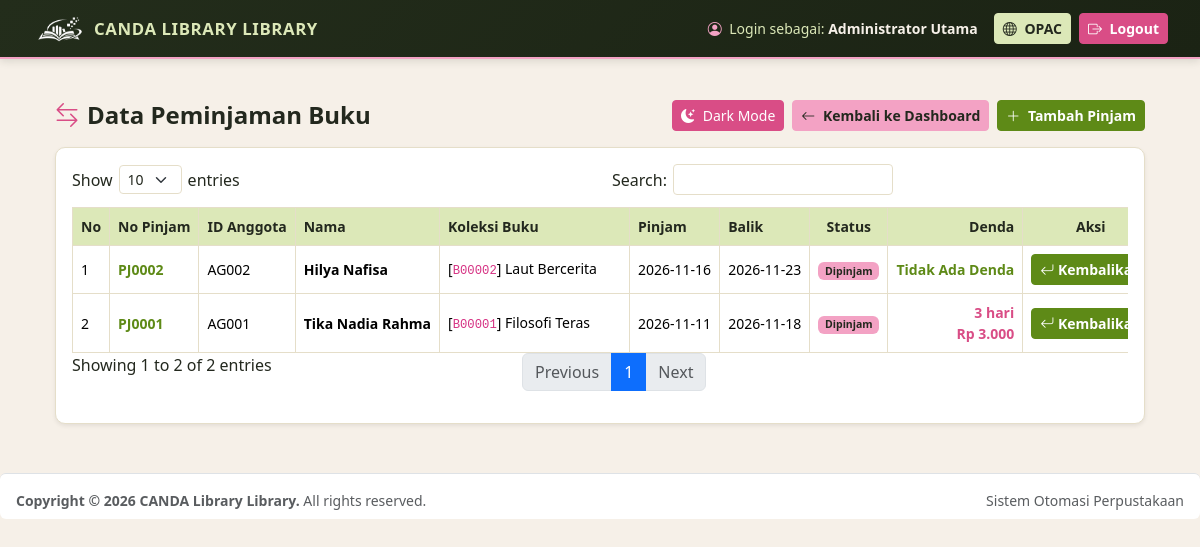
The page /sirkulasi/tampil.php (signed in) on the database its author committed.
### tables this page shows
CREATE TABLE IF NOT EXISTS pengaturan_denda (
    id_denda INT AUTO_INCREMENT PRIMARY KEY,
    nominal_denda INT NOT NULL DEFAULT 1000,
    lama_pinjam_default INT NOT NULL DEFAULT 7,
    nama_perpustakaan VARCHAR(150) DEFAULT 'CANDA Library Library - Sistem Otomasi Perpustakaan',
    updated_at TIMESTAMP DEFAULT CURRENT_TIMESTAMP ON UPDATE CURRENT_TIMESTAMP
);

CREATE TABLE IF NOT EXISTS sirkulasi (
    id_transaksi INT AUTO_INCREMENT PRIMARY KEY,
    no_pinjam VARCHAR(20) NOT NULL UNIQUE,
    id_anggota INT NOT NULL,
    id_buku INT NOT NULL,
    tgl_pinjam DATE NOT NULL,
    tgl_jatuh_tempo DATE NOT NULL,
    tgl_kembali DATE NULL,
    status ENUM('Dipinjam', 'Dikembalikan') DEFAULT 'Dipinjam',
    denda INT DEFAULT 0,
    petugas_id INT NULL,
    FOREIGN KEY (id_anggota) REFERENCES anggota(id_anggota) ON DELETE CASCADE,
    FOREIGN KEY (id_buku) REFERENCES buku(id_buku) ON DELETE CASCADE
);

CREATE TABLE IF NOT EXISTS anggota (
    id_anggota INT AUTO_INCREMENT PRIMARY KEY,
    kode_anggota VARCHAR(20) NOT NULL UNIQUE,
    username_anggota VARCHAR(50) NOT NULL UNIQUE,
    password_anggota VARCHAR(255) NOT NULL,
    nama_anggota VARCHAR(100) NOT NULL,
    jenis_kelamin ENUM('Laki-laki', 'Perempuan') NOT NULL,
    tempat_lahir VARCHAR(50) DEFAULT 'Semarang',
    tanggal_lahir DATE DEFAULT '2004-01-01',
    no_telp VARCHAR(20) NOT NULL,
    email VARCHAR(100) DEFAULT '-',
    alamat TEXT NOT NULL,
    foto VARCHAR(255) DEFAULT '',
    tgl_bergabung DATE DEFAULT (CURRENT_DATE),
    status_aktif ENUM('Aktif', 'Nonaktif') DEFAULT 'Aktif'
);

CREATE TABLE IF NOT EXISTS buku (
    id_buku INT AUTO_INCREMENT PRIMARY KEY,
    nomor_induk VARCHAR(30) NOT NULL UNIQUE,
    nomor_barcode VARCHAR(30) NOT NULL UNIQUE,
    isbn VARCHAR(30) DEFAULT '-',
    nomor_kelas VARCHAR(30) NOT NULL,
    no_panggil VARCHAR(50) NOT NULL,
    judul VARCHAR(200) NOT NULL,
    pengarang VARCHAR(150) NOT NULL,
    penerbit VARCHAR(100) NOT NULL,
    tempat_terbit VARCHAR(100) DEFAULT 'Jakarta',
    tahun_terbit YEAR NOT NULL,
    bahasa VARCHAR(50) DEFAULT 'Indonesia',
    jumlah_halaman VARCHAR(50) DEFAULT '200 hlm.',
    sinopsis TEXT,
    id_kategori INT,
    id_rak INT,
    stok INT NOT NULL DEFAULT 1,
    sampul VARCHAR(255) DEFAULT '',
    lampiran_pdf VARCHAR(255) DEFAULT '',
    tanggal_masuk TIMESTAMP DEFAULT CURRENT_TIMESTAMP,
    FOREIGN KEY (id_kategori) REFERENCES kategori(id_kategori) ON DELETE SET NULL,
    FOREIGN KEY (id_rak) REFERENCES rak(id_rak) ON DELETE SET NULL
);

### config/koneksi.php (called while the page is built, shortened)
<?php
$host = "sqlXXX.infinityfree.com";
$user = "if0_43497672";
$pass = "PASSWORD_MYSQL_KAMU";
$db   = "if0_43497672_db_candalibrary";
$conn = mysqli_connect($host, $user, $pass, $db);
mysqli_query($conn, "CREATE TABLE IF NOT EXISTS pengaturan_denda (
    id INT AUTO_INCREMENT PRIMARY KEY,
    nominal_denda INT DEFAULT 1000,
    lama_pinjam_default INT DEFAULT 7,
    nama_perpustakaan VARCHAR(100) DEFAULT 'CANDA Library'
)");
$q_set = mysqli_query($conn, "SELECT * FROM pengaturan_denda LIMIT 1");
$pengaturan = mysqli_fetch_assoc($q_set);
if (!function_exists('format_rupiah')) {
    function format_rupiah($angka) {
        return "Rp " . number_format((float)$angka, 0, ',', '.');
    }
}
if (!function_exists('hitung_denda_otomatis')) {
    function hitung_denda_otomatis($tgl_jatuh_tempo, $tgl_kembali, $nominal_denda_per_hari = 1000) {
        $jatuh_tempo = strtotime($tgl_jatuh_tempo);
        $kembali     = strtotime($tgl_kembali);
        if ($kembali > $jatuh_tempo) {
            $selisih_detik = $kembali - $jatuh_tempo;
            $terlambat     = floor($selisih_detik / (60 * 60 * 24));
            $denda         = $terlambat * (int)$nominal_denda_per_hari;
            return array(
                'hari'      => $terlambat,
                'terlambat' => $terlambat,
                'denda'     => $denda
            );
        }
        return array(
            'hari'      => 0,
            'terlambat' => 0,
            'denda'     => 0
        );
    }
}
?>

### sirkulasi/tampil.php (the view, shortened to what this page needs)
<?php
require_once '../config/koneksi.php';
$sql = "SELECT s.*, a.kode_anggota, a.nama_anggota, b.nomor_barcode, b.judul
        FROM sirkulasi s
        JOIN anggota a ON s.id_anggota = a.id_anggota
        JOIN buku b ON s.id_buku = b.id_buku
        WHERE s.status = 'Dipinjam'
        ORDER BY s.id_transaksi DESC";
$q = mysqli_query($conn, $sql);
require_once '../includes/header.php';
?>
<div class="sirkulasi-wrapper">
    <div class="d-flex flex-wrap justify-content-between align-items-center gap-2 mb-3">
        <h4 class="fw-bold mb-0">
            <i class="bi bi-arrow-left-right me-2" style="color: var(--raspberry);"></i>Data Peminjaman Buku
        </h4>
        <div class="d-flex flex-wrap gap-2">
            <button type="button" id="toggleModeSirkulasi" class="btn btn-sm btn-raspberry">
                <i class="bi bi-moon-stars-fill me-1" id="iconModeSirkulasi"></i>
                <span id="labelModeSirkulasi">Dark Mode</span>
            </button>
            <a href="../admin/dashboard.php" class="btn btn-bubblegum btn-sm">
                <i class="bi bi-arrow-left me-1"></i> Kembali ke Dashboard
            </a>
            <a href="pinjam.php" class="btn btn-grass btn-sm fw-bold">
                <i class="bi bi-plus-lg me-1"></i> Tambah Pinjam
            </a>
        </div>
    </div>
    <div class="card sirkulasi-card border-0 shadow-sm">
        <div class="card-body">
            <div class="table-responsive">
                <table class="table table-bordered table-hover datatable align-middle small sirkulasi-table mb-0">
                    <thead>
                        <tr>
                            <th>No</th>
                            <th>No Pinjam</th>
                            <th>ID Anggota</th>
                            <th>Nama</th>
                            <th>Koleksi Buku</th>
                            <th>Pinjam</th>
                            <th>Balik</th>
                            <th class="text-center">Status</th>
                            <th class="text-end">Denda</th>
                            <th class="text-center">Aksi</th>
                        </tr>
                    </thead>
                    <tbody>
                        <?php if($q && mysqli_num_rows($q) > 0): ?>
                            <?php $no=1; while($s = mysqli_fetch_assoc($q)):
                                $nominal_denda = isset($pengaturan['nominal_denda']) ? $pengaturan['nominal_denda'] : 0;
                                $cek = hitung_denda_otomatis($s['tgl_jatuh_tempo'], date('Y-m-d'), $nominal_denda);
                            ?>
                            <tr>
                                <td class="col-nowrap"><?= $no++ ?></td>
                                <td class="fw-bold col-nowrap" style="color: var(--grass);"><?= htmlspecialchars($s['no_pinjam']) ?></td>
                                <td class="col-nowrap"><?= htmlspecialchars($s['kode_anggota']) ?></td>
                                <td class="fw-semibold col-nowrap"><?= htmlspecialchars($s['nama_anggota']) ?></td>
                                <td class="col-koleksi">[<code><?= htmlspecialchars($s['nomor_barcode']) ?></code>] <?= htmlspecialchars($s['judul']) ?></td>
                                <td class="col-nowrap"><?= htmlspecialchars($s['tgl_pinjam']) ?></td>
                                <td class="col-nowrap"><?= htmlspecialchars($s['tgl_jatuh_tempo']) ?></td>
                                <td class="col-nowrap text-center">
                                    <span class="badge" style="background-color: var(--bubblegum); color: #23281E;">
                                        <?= htmlspecialchars($s['status']) ?>
                                    </span>
                                </td>
                                <td class="col-nowrap text-end">
                                    <?php if($cek['hari'] > 0): ?>
                                        <span class="fw-bold" style="color: var(--raspberry);">
                                            <?= (int)$cek['hari'] ?> hari<br><?= format_rupiah($cek['denda']) ?>
                                        </span>
                                    <?php else: ?>
                                        <span class="fw-semibold" style="color: var(--grass);">Tidak Ada Denda</span>
                                    <?php endif; ?>
                                </td>
                                <td class="col-nowrap text-center">
                                    <a href="kembali.php?id=<?= (int)$s['id_transaksi'] ?>" class="btn btn-sm btn-grass fw-semibold text-nowrap">
                                        <i class="bi bi-arrow-return-left"></i> Kembalikan
                                    </a>
                                </td>
                            </tr>
                            <?php endwhile; ?>
                        <?php else: ?>
                            <tr>
                                <td colspan="10" class="text-center text-muted py-4">Belum ada transaksi peminjaman aktif saat ini.</td>
                            </tr>
                        <?php endif; ?>
                    </tbody>
                </table>
            </div>
        </div>
    </div>
</div>
<?php require_once '../includes/footer.php'; ?>

### includes/header.php (shortened to what this page needs)
<?php
$nama_perpus = isset($pengaturan['nama_perpustakaan']) ? $pengaturan['nama_perpustakaan'] : 'CANDA Library';
$role_user   = isset($_SESSION['nama_petugas']) ? $_SESSION['nama_petugas'] : 'Administrator';
?>
<!DOCTYPE html>
<html lang="id">
<head>
    <link href="https://cdn.jsdelivr.net/npm/bootstrap@5.3.3/dist/css/bootstrap.min.css" rel="stylesheet">
    <link href="https://cdn.jsdelivr.net/npm/bootstrap-icons@1.11.3/font/bootstrap-icons.min.css" rel="stylesheet">
</head>
<body>
    <nav class="navbar navbar-expand main-header mb-3">
        <div class="container-fluid">
            <a class="navbar-brand d-flex align-items-center gap-2 py-0" href="../admin/dashboard.php">
                <img src="../uploads/lampiran/logo.png" alt="Logo <?= htmlspecialchars(strtoupper($nama_perpus)) ?>" class="brand-logo-img">
                <span class="brand-title-caps text-uppercase"><?= htmlspecialchars($nama_perpus) ?></span>
            </a>
            <div class="navbar-nav ms-auto align-items-center">
                <span class="navbar-text me-3 small" style="color: var(--pistachio);">
                    <i class="bi bi-person-circle me-1" style="color: var(--bubblegum);"></i> Login sebagai:
                    <strong style="color: var(--ivory);"><?= htmlspecialchars($role_user) ?></strong>
                </span>
                <a href="../index.php" target="_blank" class="btn btn-canda-opac btn-sm me-2">
                    <i class="bi bi-globe me-1"></i> OPAC
                </a>
                <a href="../auth/logout.php" onclick="return confirm('Keluar dari sistem?')" class="btn btn-canda-logout btn-sm">
                    <i class="bi bi-box-arrow-right me-1"></i> Logout
                </a>
            </div>
        </div>
    </nav>
    <div class="container main-content">

### includes/footer.php (shortened to what this page needs)
</div>
    <footer class="mt-4 pt-3 border-top bg-white px-3 py-2 rounded small text-muted d-flex justify-content-between">
        <div><strong>Copyright &copy; <?= date('Y') ?> <?= htmlspecialchars($pengaturan['nama_perpustakaan']) ?>.</strong> All rights reserved.</div>
        <div>Sistem Otomasi Perpustakaan</div>
    </footer>
</body>
</html>

### includes/header.php (style rules this page uses)
:root { --pistachio: #DCE8B8; --grass: #5E8A17; --grass-dark: #466810; --raspberry: #D94D86; --raspberry-dark: #B5376B; --bubblegum: #F3A2C4; --ivory: #F6F0E8; --ink: #23281E; --muted: #646B5E; --border-soft: #E5DEC9; }
body { background-color: var(--ivory); color: var(--ink); font-family: 'Segoe UI', Tahoma, Geneva, Verdana, sans-serif; }
.main-header { background: linear-gradient(135deg, #232D1B 0%, #1B2314 100%); border-bottom: 2px solid var(--bubblegum); padding: 10px 20px; box-shadow: 0 2px 8px rgba(35, 45, 27, 0.14); }
.brand-logo-img { height: 36px; width: auto; object-fit: contain; display: block; }
.brand-title-caps { color: var(--pistachio); letter-spacing: 0.6px; font-size: 1.05rem; font-weight: 800; text-transform: uppercase; }
.main-content { padding: 25px; }
.btn-canda-opac { background-color: var(--pistachio); border-color: var(--pistachio); color: var(--ink); font-weight: 600; }
.btn-canda-logout { background-color: var(--raspberry); border-color: var(--raspberry); color: #FFFFFF; font-weight: 600; }

### sirkulasi/tampil.php (style rules this page uses)
:root { --pistachio: #DCE8B8; --grass: #5E8A17; --grass-dark: #466810; --raspberry: #D94D86; --raspberry-dark: #B5376B; --bubblegum: #F3A2C4; --ivory: #F6F0E8; --bg-panel: #F6F0E8; --bg-card: #FFFFFF; --bg-table-head: #DCE8B8; --bg-table-hover: #F6F0E8; --text-panel: #23281E; --text-soft: #646B5E; --border-panel: #E5DEC9; }
.sirkulasi-card { background-color: var(--bg-card) !important; color: var(--text-panel) !important; border: 1px solid var(--border-panel) !important; border-radius: 10px; }
.sirkulasi-table { color: var(--text-panel); border-color: var(--border-panel); }
.sirkulasi-table thead th { background-color: var(--bg-table-head); color: var(--text-panel); border-color: var(--border-panel); }
.btn-grass { background-color: var(--grass); border-color: var(--grass); color: #FFFFFF; }
.btn-bubblegum { background-color: var(--bubblegum); border-color: var(--bubblegum); color: #23281E; font-weight: 600; }
.btn-raspberry { background-color: var(--raspberry); border-color: var(--raspberry); color: #FFFFFF; }
.sirkulasi-table thead th { white-space: nowrap; vertical-align: middle; }
.sirkulasi-table tbody td { vertical-align: middle; }
.sirkulasi-table .col-nowrap { white-space: nowrap; }
.sirkulasi-table .col-koleksi { min-width: 190px; }

### rows shown on the page
pengaturan_denda: nama_perpustakaan "CANDA LIBRARY LIBRARY", nama_perpustakaan "CANDA Library Library"
sirkulasi: no_pinjam "PJ0002", id_anggota.kode_anggota "AG002", id_anggota.nama_anggota "Hilya Nafisa", id_buku.nomor_barcode "B00002", id_buku.judul "Laut Bercerita", tgl_pinjam "2026-11-16", tgl_jatuh_tempo "2026-11-23", status "Dipinjam", denda "Tidak Ada Denda"
sirkulasi: no_pinjam "PJ0001", id_anggota.kode_anggota "AG001", id_anggota.nama_anggota "Tika Nadia Rahma", id_buku.nomor_barcode "B00001", id_buku.judul "Filosofi Teras", tgl_pinjam "2026-11-11", tgl_jatuh_tempo "2026-11-18", status "Dipinjam", tgl_jatuh_tempo.nominal_denda "3", tgl_jatuh_tempo.nominal_denda "Rp 3.000"

### other values the page prints
$role_user "Administrator Utama"
